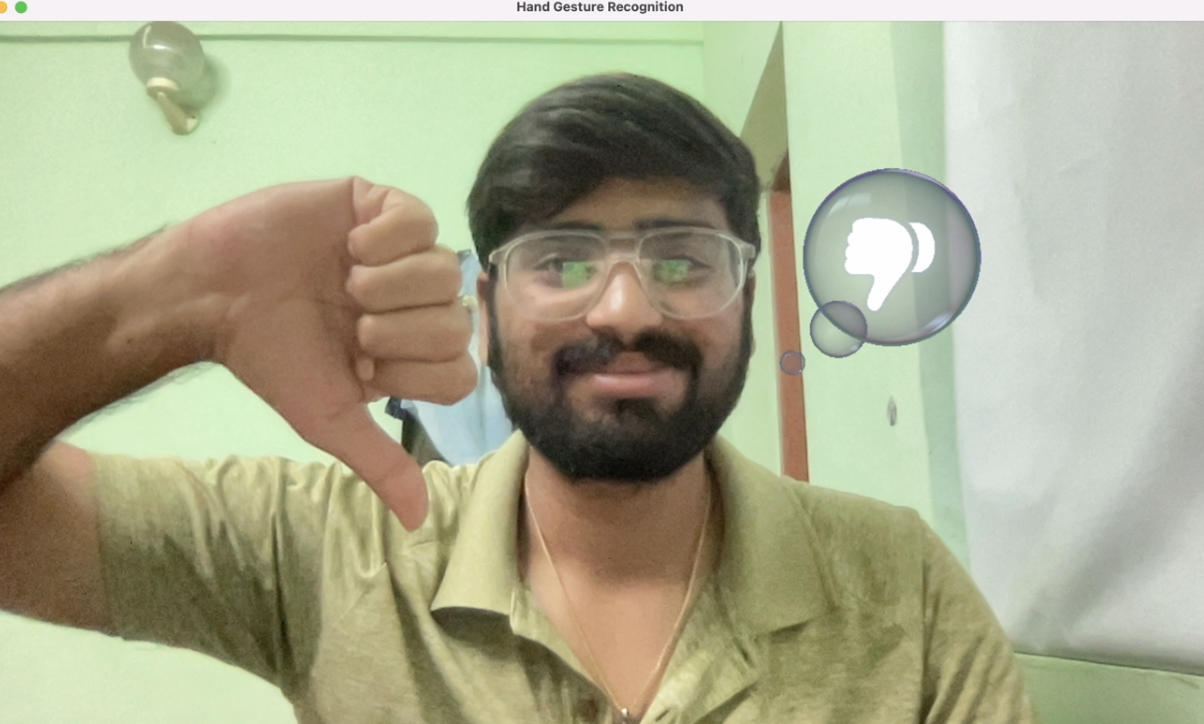
#> input picture thumbs down.png, 1204 x 724 px, given in place of the camera
$ python hands.py
#> lines starting #> are read from the running program, lines starting #| are printed output that depends on the picture; after the words box and inside, x2 and y2 are one past the last pixel; in counts of white or black regions, pixels touching at a corner belong together
#This code doesn't use mediapipe

import cv2
import numpy as np

# Function to recognize hand gesture
def recognize_gesture(contour, threshold):
    hull = cv2.convexHull(contour, returnPoints=False)
    defects = cv2.convexityDefects(contour, hull)
    if defects is not None:
        count_defects = 0
        for i in range(defects.shape[0]):
            s, e, f, d = defects[i, 0]
            start = tuple(contour[s][0])
            end = tuple(contour[e][0])
            far = tuple(contour[f][0])
            if d > threshold:  # Adjust this threshold based on your environment
                count_defects += 1
                cv2.circle(frame, far, 3, [255, 0, 0], -1)
            cv2.line(frame, start, end, [0, 255, 0], 2)

        # Based on the number of defects, recognize the gesture
        if count_defects == 0:
            return "👍"  # Thumbs up
        elif count_defects == 1:
            return "✌️"  # Victory
        elif count_defects == 2:
            return "☝️"  # Pointing up
        elif count_defects == 3:
            return "✊"   # Closed fist
        elif count_defects == 4:
            return "👋"   # Open palm
        elif count_defects == 5:
            return "🤟"   # I love you
        elif count_defects > 5:
            return "👎"   # Thumbs down

    return None

# Capture video from webcam
cap = cv2.VideoCapture(0)

while cap.isOpened():
    ret, frame = cap.read()
#> frame is the input picture: shape (724, 1204, 3); mean B, G, R 141.6, 169.3, 168.9
    if not ret:
        break

    # Convert frame to grayscale
    gray = cv2.cvtColor(frame, cv2.COLOR_BGR2GRAY)
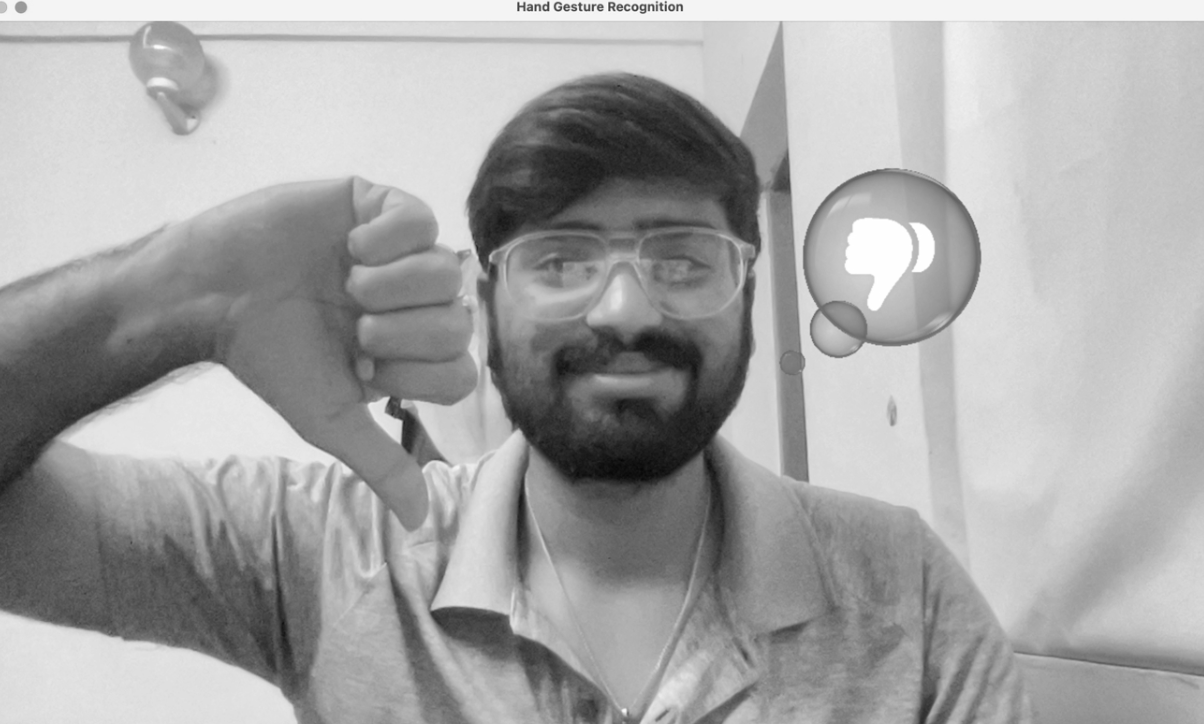
#> gray: shape (724, 1204); min 5, max 255, mean 166

    # Apply Gaussian blur
    blur = cv2.GaussianBlur(gray, (5, 5), 0)

    # Thresholding
    _, thresh = cv2.threshold(blur, 20, 255, cv2.THRESH_BINARY)
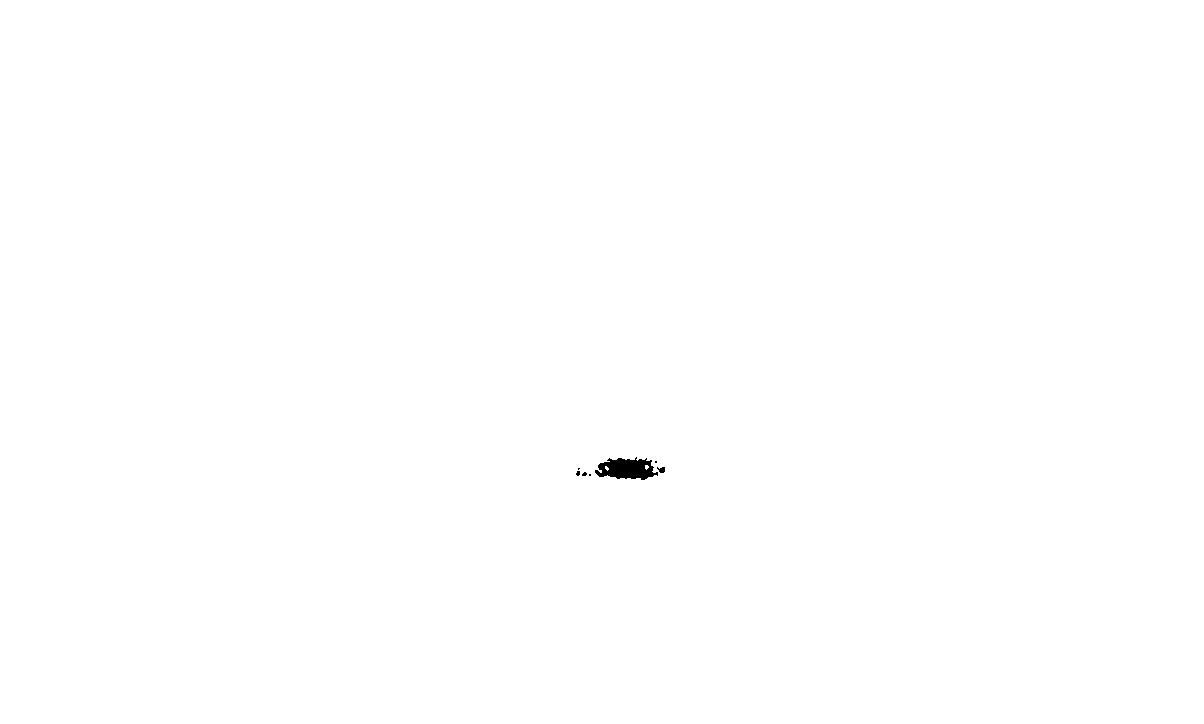
#> thresh: shape (724, 1204); 99.9% white; 7 black regions (5 under 20 px), largest, box (x1, y1, x2, y2) and area: (595, 457, 658, 480) 951, (657, 467, 665, 473) 34

    # Find contours
    contours, _ = cv2.findContours(thresh.copy(), cv2.RETR_EXTERNAL, cv2.CHAIN_APPROX_SIMPLE)
#> contours = [[[0, 0], [0, 723], [1203, 723], [1203, 0]]]

    # Ensure contours were found
    if contours:
        # Find the contour with maximum area
        max_contour = max(contours, key=cv2.contourArea)
#> max_contour = [[0, 0], [0, 723], [1203, 723], [1203, 0]]
        # Recognize gestures based on contour and threshold
        gesture_text = recognize_gesture(max_contour, 10000)
#> in recognize_gesture, `hull = cv2.convexHull(contour, returnPoints=False)`: hull = [3, 2, 1, 0]
        #if gesture_text:
            # Display gesture
           # font = cv2.FONT_HERSHEY_SIMPLEX
          #  cv2.putText(frame, gesture_text, (50, 50), font, 2, (0, 0, 255), 3, cv2.LINE_AA)

    # Display frame
    cv2.imshow('Hand Gesture Recognition', frame)

    # Quit when 'q' is pressed
    if cv2.waitKey(1) & 0xFF == ord('q'):
#> (key q is pressed here)
        break

cap.release()
cv2.destroyAllWindows()

$ run again, on thumbs up .png
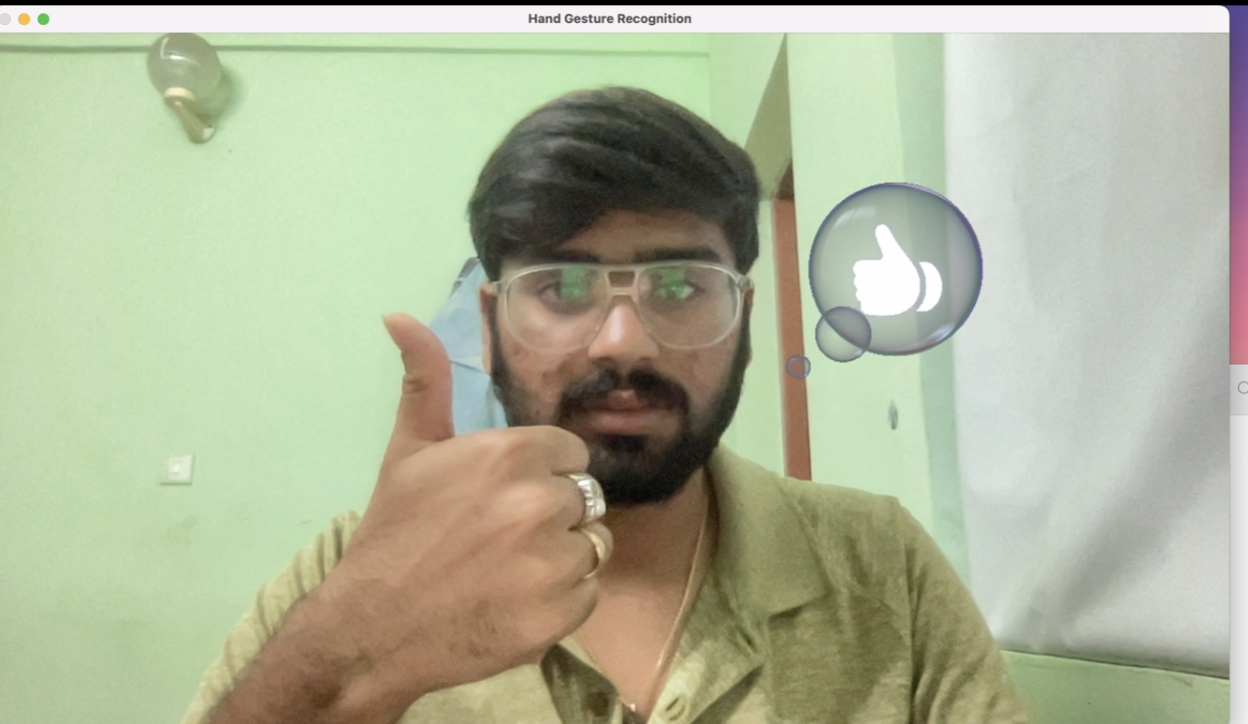
#> input picture thumbs up .png, 1248 x 724 px, given in place of the camera
#> frame is the input picture: shape (724, 1248, 3); mean B, G, R 153.8, 180.3, 174.6
#> `gray = cv2.cvtColor(frame, cv2.COLOR_BGR2GRAY)`:
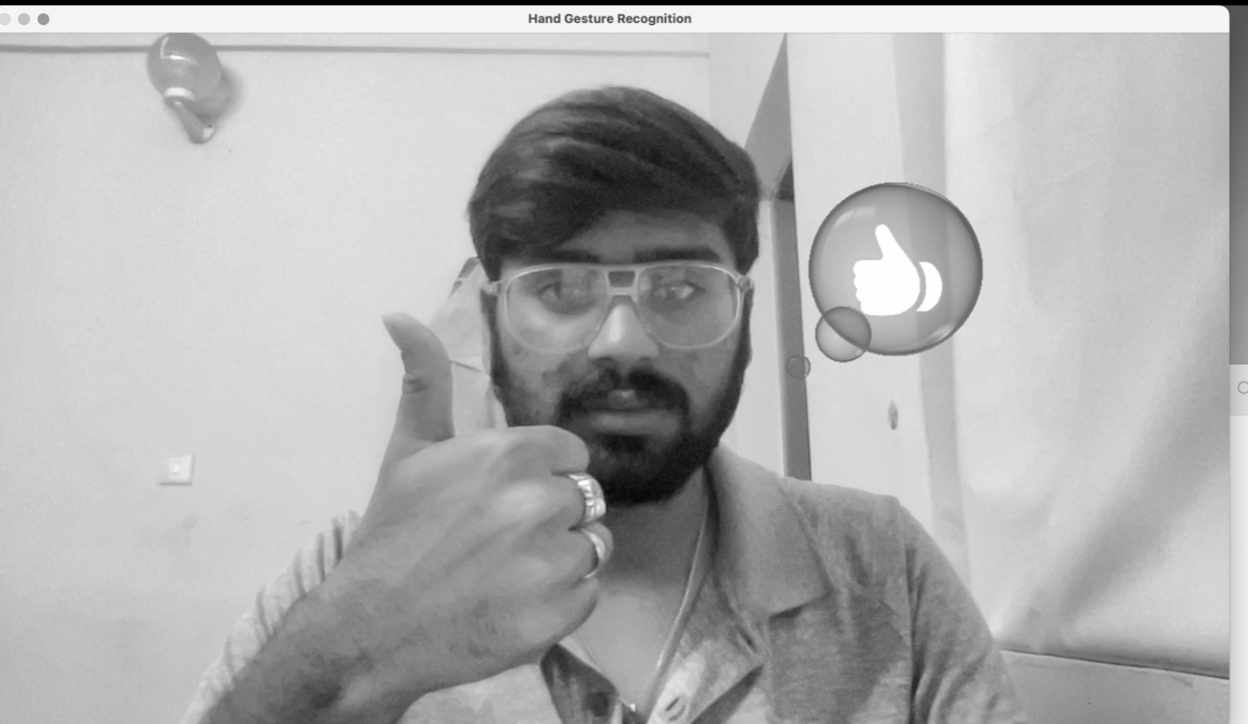
#> gray: shape (724, 1248); min 0, max 255, mean 175.6
#> `_, thresh = cv2.threshold(blur, 20, 255, cv2.THRESH_BINARY)`:
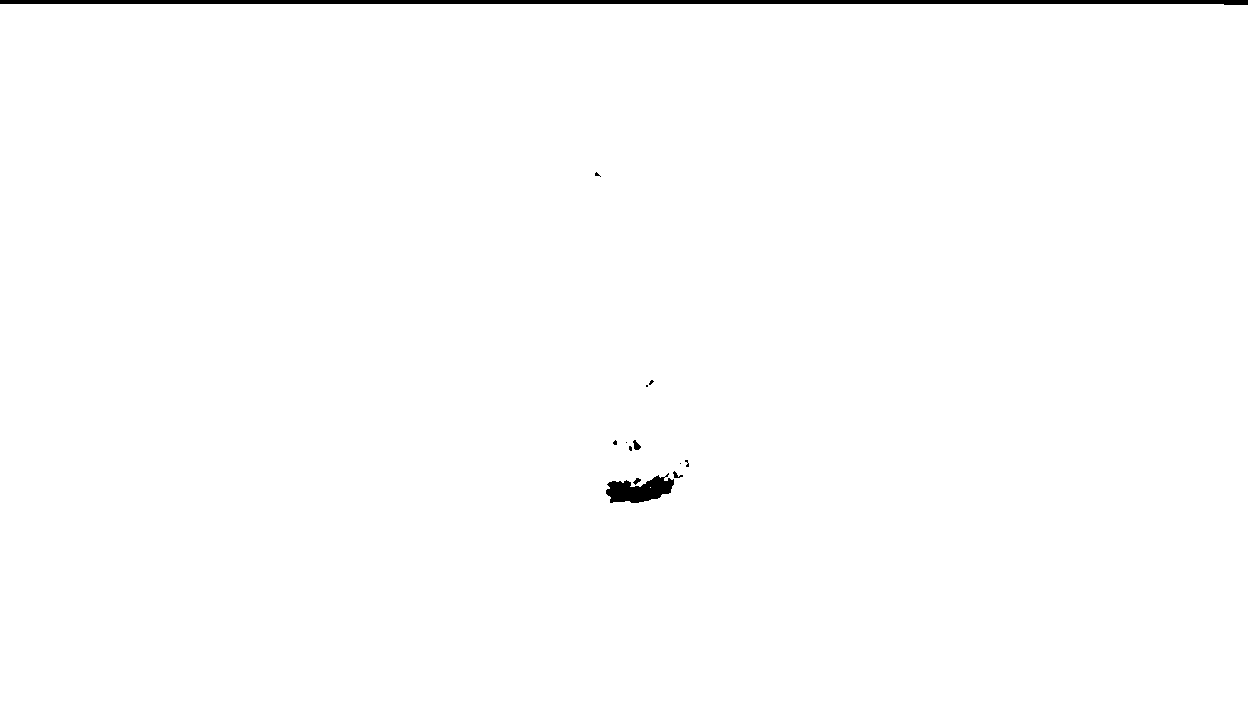
#> thresh: shape (724, 1248); 99.3% white; 13 black regions (8 under 20 px), largest, box (x1, y1, x2, y2) and area: (0, 0, 1248, 5) 5016, (606, 473, 674, 503) 1194, (633, 440, 641, 450) 48, (673, 471, 683, 478) 32, (633, 478, 641, 485) 29
#> contours = 1 item
#> max_contour = [[0, 4], [0, 723], [1247, 723], [1247, 5], [1224, 5], [1223, 4]]
#> hull = [5, 3, 2, 1, 0]
#> defects = [[3, 5, 4, 245]]
#> the loop in recognize_gesture, `for i in range(defects.shape[0]):` made 1 pass
#> (s, e, f, d, start, end, far) on pass 1: (3, 5, 4, 245, (1247, 5), (1223, 4), (1224, 5))
#> after the loop in recognize_gesture, `for i in range(defects.shape[0]):`: count_defects = 0
#> gesture_text = '👍'

$ run again, on victory.png
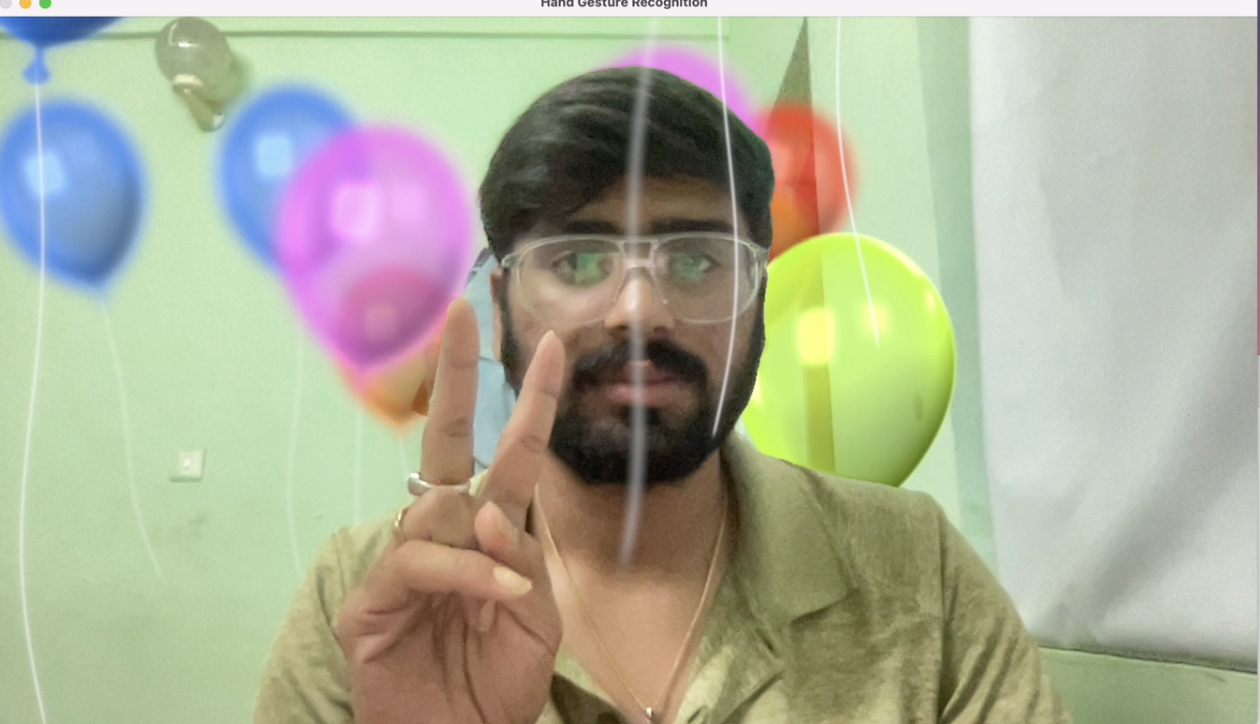
#> input picture victory.png, 1260 x 724 px, given in place of the camera
#> frame is the input picture: shape (724, 1260, 3); mean B, G, R 152.6, 175.2, 172.5
#> `gray = cv2.cvtColor(frame, cv2.COLOR_BGR2GRAY)`:
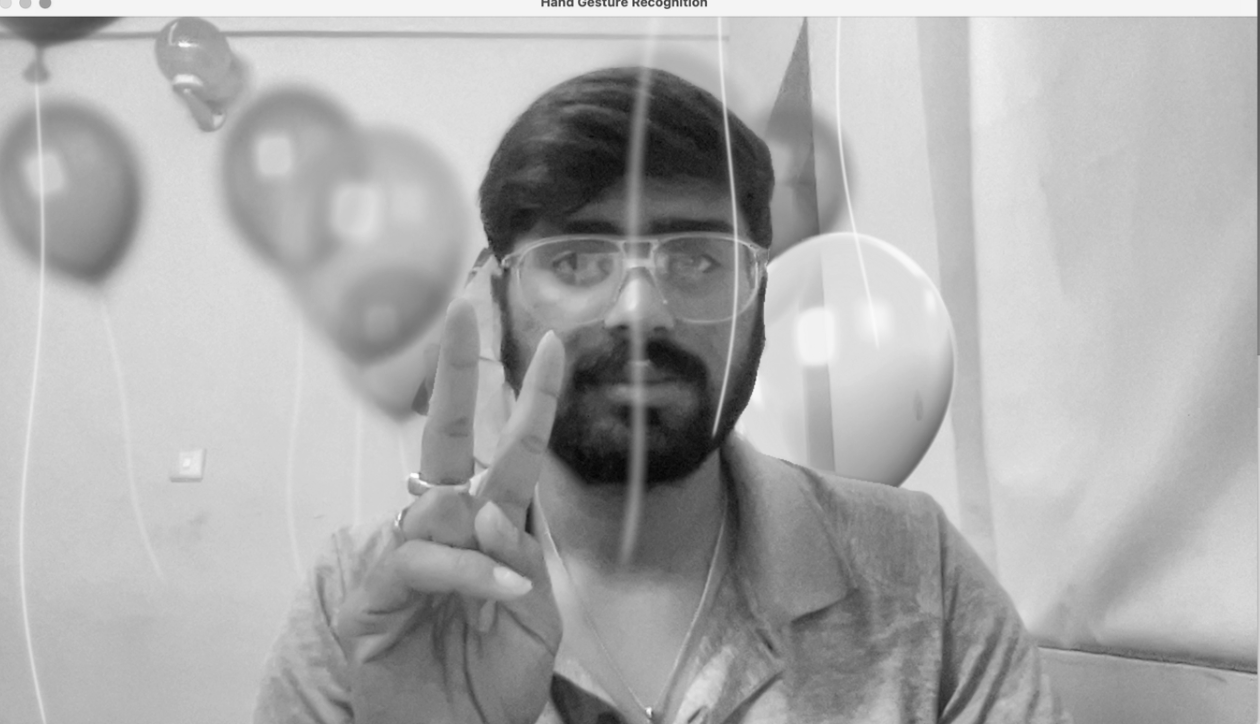
#> gray: shape (724, 1260); min 5, max 254, mean 171.8
#> thresh: shape (724, 1260); 99.8% white; 19 black regions (14 under 20 px), largest, box (x1, y1, x2, y2) and area: (574, 447, 625, 482) 1101, (648, 448, 690, 483) 901, (695, 441, 706, 464) 98, (655, 345, 668, 355) 54, (688, 453, 696, 457) 23
#> contours = [[[0, 0], [0, 723], [1259, 723], [1259, 0]]]
#> max_contour = [[0, 0], [0, 723], [1259, 723], [1259, 0]]
#> hull = [3, 2, 1, 0]
